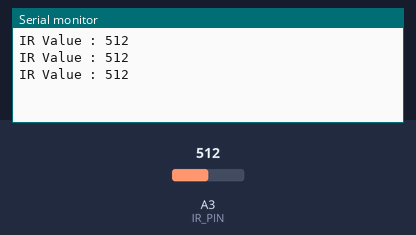
Simulated run of this sketch. Board: Arduino Uno, built with avr-gcc and run on an emulated ATmega328P. Shown: the last lines printed to the serial monitor. The test bench sets the inputs (shaded band); at power-on: A3 (IR_PIN) = 512.

Above: at 1.3 s.
1.4 s: A3 (IR_PIN) set to 716
At 1.9 s:
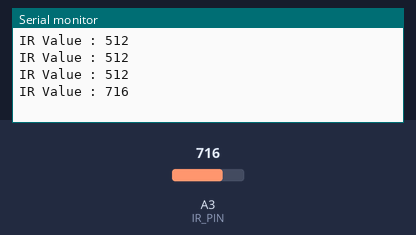
2.9 s: A3 (IR_PIN) set to 900
At 3.4 s:
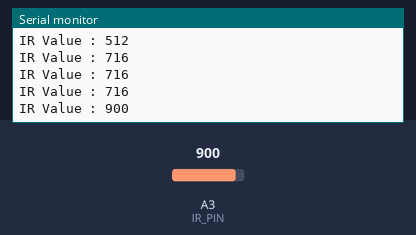
Timing chart, 0 to 5.9 s (numbered marks = the images above; inputs shaded):
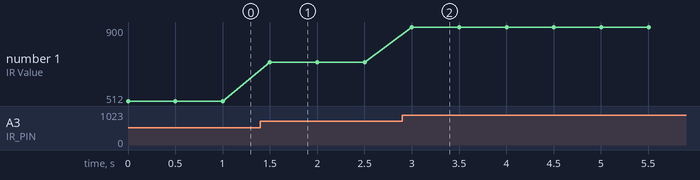

The sketch:

ir.ino
```cpp
#define IR_PIN A3

void setup() {
  Serial.begin(9600);
  while (!Serial);
  pinMode(IR_PIN, INPUT);

}

void loop() {
  Serial.print("IR Value : ");
  Serial.println(analogRead(IR_PIN));
  delay(500);
}
```

Measured:
- after the input at 1.4 s, the serial monitor: prints a new line after 0.10 s (image 1)
- after the input at 2.9 s, the serial monitor: prints a new line after 0.10 s (image 2)
- plotted number 1: 512 → 716 after the input at 1.4 s, 716 → 900 after the input at 2.9 s
